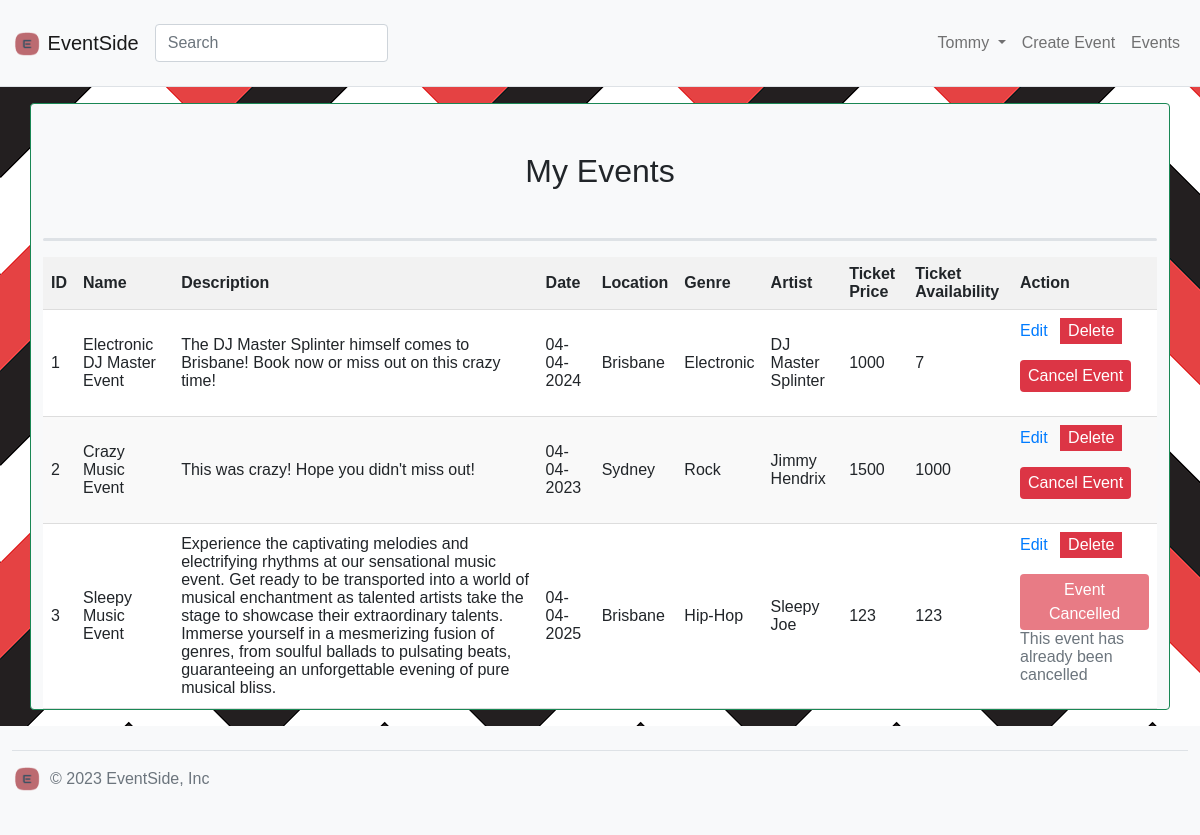
The page /events/my-events (signed in) on the database its author committed.
### website/models.py (models this page shows)
class User(db.Model, UserMixin):
    __tablename__='users'
    id = db.Column(db.Integer, primary_key=True, unique=True)
    name = db.Column(db.String(100), index=True, nullable=False)
    emailid = db.Column(db.String(100), index=True, nullable=False, unique=True)
    password_hash = db.Column(db.String(255), nullable=False)
    contact_number = db.Column(db.String(11))
    comments = db.relationship('Comment', backref='user')

class Event(db.Model):
    __tablename__ = 'events'
    id = db.Column(db.Integer, primary_key=True)
    name = db.Column(db.String(80))
    description = db.Column(db.String(200))
    image = db.Column(db.String(400))
    location = db.Column(db.String(50))
    genre = db.Column(db.String(50))
    artist = db.Column(db.String(50))
    _status = db.Column('status', db.String(20), default="OPEN")
    date = db.Column(db.String(10))
    number_of_tickets = db.Column(db.Integer)
    ticket_price = db.Column(db.Integer)
    user_id = db.Column(db.Integer, db.ForeignKey('users.id'))
    comments = db.relationship('Comment', backref='event')
    @property
    def status(self):
        event_date = datetime.strptime(self.date, "%d-%m-%Y").date()
        today = datetime.now().date()
        if event_date < today:
            return "INACTIVE"
        return self._status
    @status.setter
    def status(self, value):
        self._status = value

### website/event.py (the view)
@bp.route('/my-events')
@login_required
def my_events():
    try:
        user_events = Event.query.filter_by(user_id=current_user.id).all()
        return render_template('myEvents.html', events=user_events)
    except Exception as e:
        flash('An error occurred while retrieving your events. Please try again later.', 'danger')
        app.logger.error(f'Error retrieving user events: {str(e)}')
        return redirect(url_for('home'))

### website/__init__.py (called while the page is built)
def create_app():
    bootstrap = Bootstrap5(app)
    app.secret_key='wWW07KyIZIx2lDnaK5LYeHmtEXORydZa'
    app.config['SQLALCHEMY_DATABASE_URI']='sqlite:///eventdb.sqlite'
    db.init_app(app)
    login_manager = LoginManager()
    login_manager.login_view='auth.login'
    login_manager.init_app(app)
    from .models import User  # Importing here to avoid circular references
    @login_manager.user_loader
    def load_user(user_id):
        return User.query.get(int(user_id))
    from . import views
    app.register_blueprint(views.mainbp)
    from . import event
    app.register_blueprint(event.bp)
    from . import auth
    app.register_blueprint(auth.bp)
    return app

### website/templates/myEvents.html (shortened to what this page needs)
{% extends 'base.html' %} {% block content %}
<div
  class="container bg-light rounded border border-dark-subtle border-success border-opacity-25 my-3"
>
  <h2 class="text-center my-5">My Events</h2>
  <div
    class="container mt-3 mb-3 border-bottom border-dark-subtle border-3 rounded-pill"
  ></div>
  <table class="event-table">
    <thead>
      <tr>
        <th>ID</th>
        <th>Name</th>
        <th>Description</th>
        <th>Date</th>
        <th>Location</th>
        <th>Genre</th>
        <th>Artist</th>
        <th>Ticket Price</th>
        <th>Ticket Availability</th>
        <th>Action</th>
      </tr>
    </thead>
    <tbody>
      {% for event in events %}
      <tr>
        <td>{{ event.id }}</td>
        <td>{{ event.name }}</td>
        <td>{{ event.description }}</td>
        <td>{{ event.date }}</td>
        <td>{{ event.location }}</td>
        <td>{{ event.genre }}</td>
        <td>{{ event.artist }}</td>
        <td>{{ event.ticket_price }}</td>
        <td>{{ event.number_of_tickets }}</td>
        <td>
          <a href="{{ url_for('event.update', id=event.id) }}">Edit</a>
          <form
            action="{{ url_for('event.delete', id=event.id) }}"
            method="POST"
            class="delete-form"
          >
            <button type="submit" onclick="return confirmDelete(event)">
              Delete
            </button>
          </form>
          <form
            action="{{ url_for('event.cancel_event', id=event.id) }}"
            method="POST"
            onsubmit="return confirmCancel(event);"
          >
            {% if event.status == 'CANCELLED' %}
            <button type="submit" class="btn btn-danger" disabled>
              Event Cancelled
            </button>
            <span class="text-muted"
              >This event has already been cancelled</span
            >
            {% else %}
            <button type="submit" class="btn btn-danger">Cancel Event</button>
            {% endif %}
          </form>
        </td>
      </tr>
      {% endfor %}
    </tbody>
  </table>
</div>
{% endblock %}

### website/templates/base.html (shortened to what this page needs)
<html>
  <head>
    <link
      href="https://cdn.jsdelivr.net/npm/bootstrap@5.0.0-beta3/dist/css/bootstrap.min.css"
      rel="stylesheet"
    />
    <link rel="stylesheet" type="text/css" href="../static/css/style.css" />
  </head>
  <body>
    <header class="bg-light border-bottom">
      <nav class="navbar navbar-expand-lg navbar-light bg-light">
        <div class="container-fluid">
          <a class="navbar-brand" href="/">
            <img
              src="/static/images/EventSideIMG.png"
              alt="Logo"
              width="30"
              height="24"
              class="d-inline-block align-text-top"
            />
            EventSide
          </a>
          <form
            class="form-inline pt-3"
            action="{{ url_for('main.search') }}"
            method="GET"
          >
            <input
              class="form-control"
              type="search"
              name="search"
              placeholder="Search"
              aria-label="Search"
            />
          </form>
          <div
            class="collapse navbar-collapse justify-content-end"
            id="navbarSupportedContent"
          >
            <div class="navbar-nav ml-auto">
              {% if current_user.is_authenticated %}
              <div class="nav-item dropdown">
                <a
                  class="nav-link dropdown-toggle"
                  href="#"
                  id="navbarDropdown"
                  role="button"
                  data-bs-toggle="dropdown"
                  aria-expanded="false"
                >
                  {{ current_user.name }}
                </a>
              </div>
              <a class="nav-item nav-link" href="{{ url_for('event.create') }}"
                >Create Event</a
              >
              {% endif %}
              <a class="nav-item nav-link" href="{{ url_for('main.index') }}"
                >Events</a
              >
            </div>
          </div>
        </div>
      </nav>
    </header>
    {% block content %} {% endblock %}
    <div class="container-fluid bg-light pb-1 ">
      <footer
        class="d-flex flex-wrap justify-content-between align-items-center py-3 my-4 border-top w-100"
      >
        <div class="col-md-4 d-flex align-items-center">
          <a
            href="/"
            class="mb-3 me-2 mb-md-0 text-muted text-decoration-none lh-1"
          >
            <img
              src="../static/images/EventSideIMG.png"
              alt="Logo"
              width="30"
              height="24"
              class="d-inline-block align-text-top"
            />
          </a>
          <span class="mb-3 mb-md-0 text-muted">© 2023 EventSide, Inc</span>
        </div>
      </footer>
    </div>
  </body>
</html>

### website/static/css/style.css (style rules this page uses)
body { background-image: url(../images/backgroundpattern.png); font-family: "Arial", sans-serif; min-height: 100vh; display: flex; flex-direction: column; }
.event-table { background-color: white; border-collapse: collapse; width: 100%; }
.event-table th, .event-table td { padding: 8px; text-align: left; border-bottom: 1px solid #ddd; }
.event-table th { background-color: #f2f2f2; font-weight: bold; }
.event-table tbody tr:nth-child(even) { background-color: #f9f9f9; }
.event-table a { margin-right: 8px; color: #007bff; text-decoration: none; }
.event-table form { display: inline-block; }
.event-table button { padding: 4px 8px; background-color: #dc3545; color: white; border: none; cursor: pointer; }

### rows shown on the page
User: name "Tommy"
Event: id "1", name "Electronic DJ Master Event", description "The DJ Master Splinter himself comes to Brisbane! Book now or miss out on this crazy time!", date "04-04-2024", location "Brisbane", genre "Electronic", artist "DJ Master Splinter", ticket_price "1000", number_of_tickets "7", status "Cancel Event"
Event: id "2", name "Crazy Music Event", description "This was crazy! Hope you didn't miss out!", date "04-04-2023", location "Sydney", genre "Rock", artist "Jimmy Hendrix", ticket_price "1500", number_of_tickets "1000", shows "Cancel Event"
Event: id "3", name "Sleepy Music Event", description "Experience the captivating melodies and electrifying rhythms at our sensational music event. Get ready to be transported into a world of musical enchantment as talented artists take the stage to showcase their extraordinary talents. Immerse yourself in a mesmerizing fusion of genres, from soulful ballads to pulsating beats, guaranteeing an unforgettable evening of pure musical bliss.", date "04-04-2025", location "Brisbane", genre "Hip-Hop", artist "Sleepy Joe", ticket_price "123", number_of_tickets "123", status "Event Cancelled"
